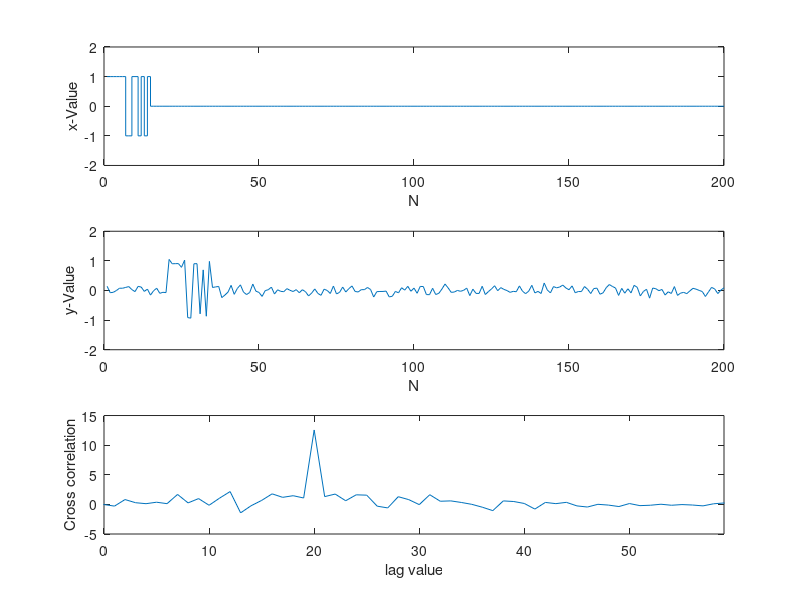

Reproduce this figure in MATLAB.
clf
clear all

Ne = 199;
% Ne = 2^7-1;
n = 0:Ne;
a = 0.9;
Delay = 20;
barker = [+1 +1 +1 +1 +1 +1 -1 -1 +1 +1 -1 +1 -1 +1];
% barker = [-1 -1 -1 +1 +1 +1 +1 +1 -1 +1 -1 +1 +1 -1 -1 +1];
mu = 0;
sigma = sqrt(0.01);
% sigma = sqrt(0.1);
% sigma = sqrt(1);


x = zeros(1,length(n));
subplot(3,1,1);
x(1:length(barker)) = barker;
stairs(x);
ylim([-2,2]);
xlabel('N')
ylabel('x-Value')

xd = a.*[zeros(1,Delay), x(1:length(n)-Delay)];
v = normrnd(mu,sigma,[1,length(n)]);

y = xd + v;
subplot(3,1,2);
plot(y)
ylim([-2,2]);
xlabel('N')
ylabel('y-Value')

[acor,lag] = xcorr(y,x);
[~,I] = max(abs(acor));
lagDiff = lag(I)
subplot(3,1,3);
plot(lag,acor);
xlim([0,59]);
xlabel('lag value')
ylabel('Cross correlation')



